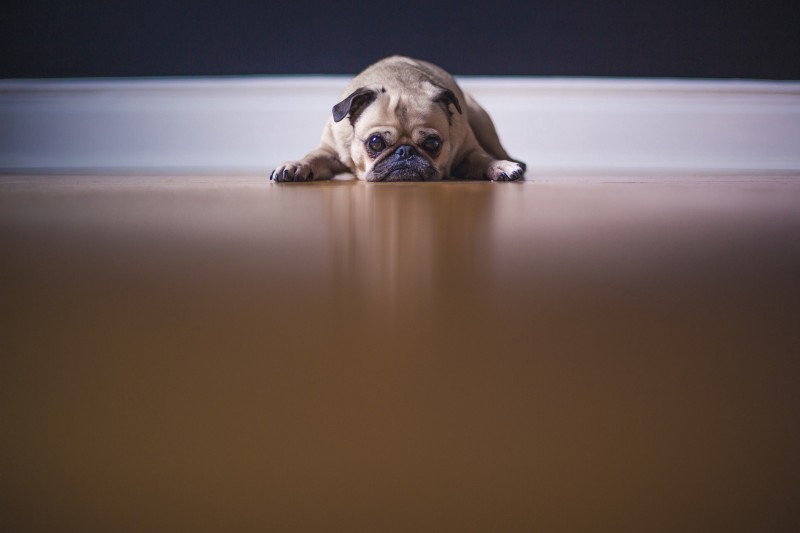
#> input picture 1.jpeg, 800 x 533 px
$ python rotate.py
#> lines starting #> are read from the running program, lines starting #| are printed output that depends on the picture
### utils.py
# -*- coding: utf-8 -*-
import cv2

def viewImage(image, name_of_window):
    cv2.namedWindow(name_of_window, cv2.WINDOW_NORMAL)
    cv2.imshow(name_of_window, image)
    cv2.waitKey(0)
    cv2.destroyAllWindows()

### rotate.py
import cv2
from utils import viewImage

image = cv2.imread("1.jpeg")
#> image is the input picture: shape (533, 800, 3); mean B, G, R 77.7, 82.9, 99.2
(h, w, d) = image.shape
#> h = 533; w = 800; d = 3
center = (w // 2, h // 2)
#> center = (400, 266)
M = cv2.getRotationMatrix2D(center, 180, 1.0)
rotated = cv2.warpAffine(image, M, (w, h))
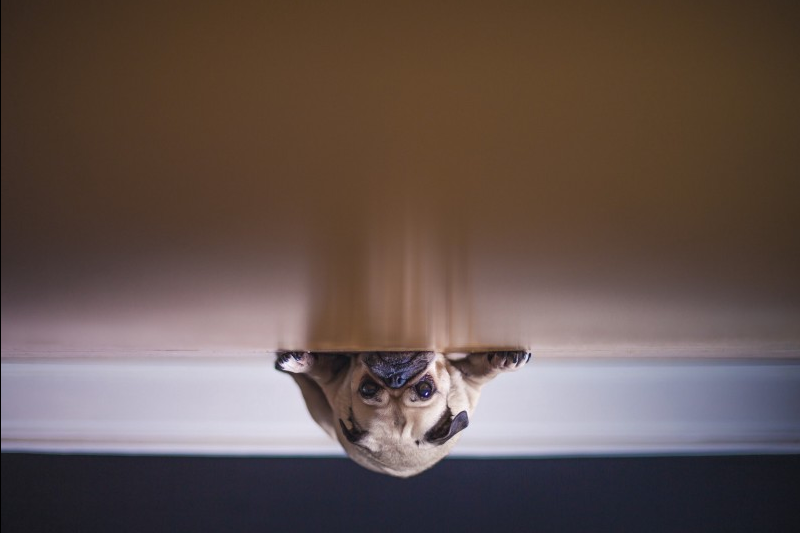
#> rotated: shape (533, 800, 3); mean B, G, R 77.6, 82.8, 99.1
viewImage(rotated, "warpaffine")

rotated = cv2.rotate(image, cv2.ROTATE_90_COUNTERCLOCKWISE)
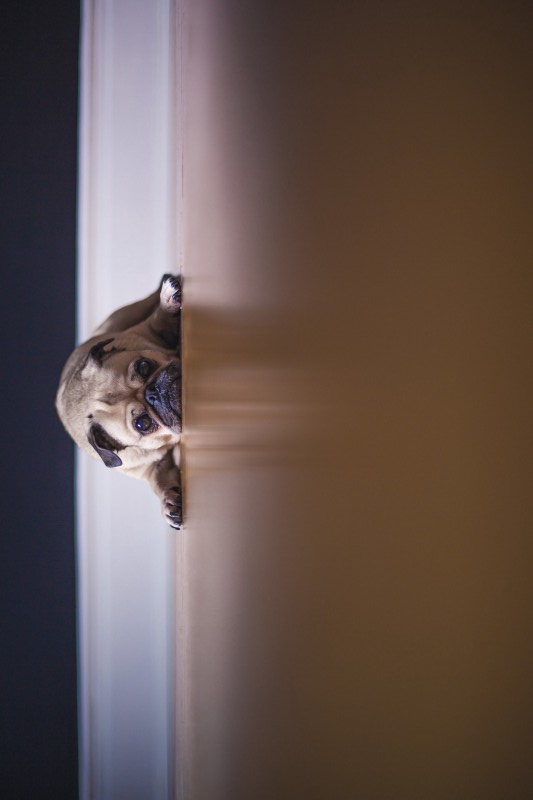
#> rotated: shape (800, 533, 3); mean B, G, R 77.7, 82.9, 99.2
viewImage(rotated, "rotated")

$ run again, with 2.jpeg copied over 1.jpeg
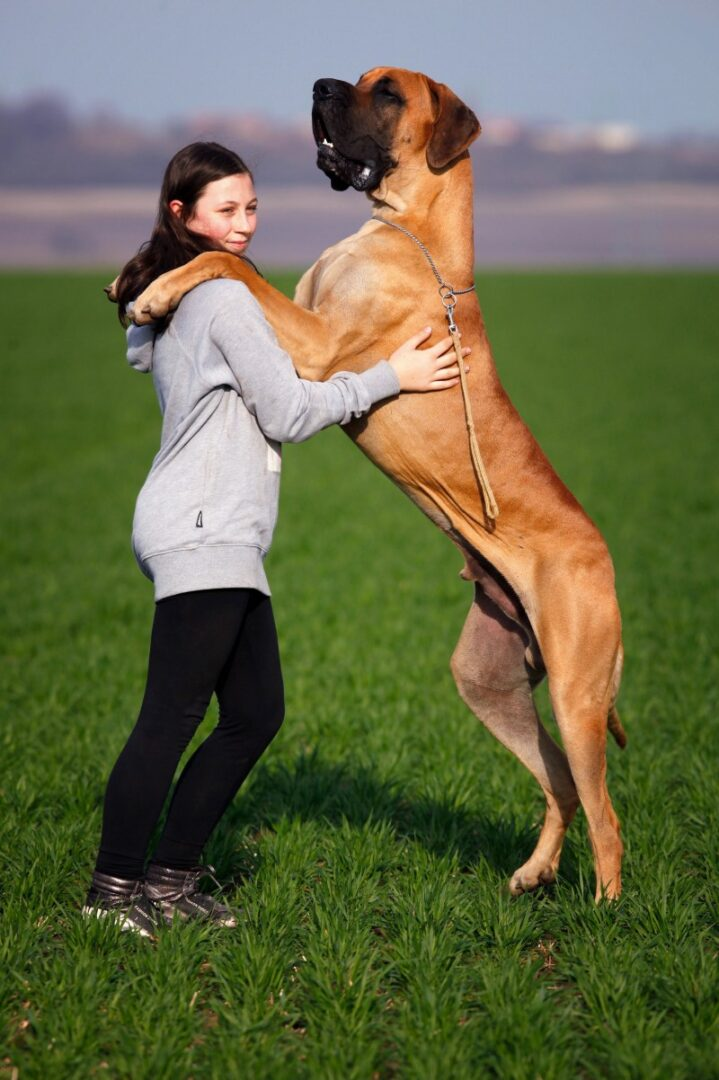
#> input picture 2.jpeg, 719 x 1080 px
#> image is the input picture: shape (1080, 719, 3); mean B, G, R 73.1, 106.7, 103.7
#> `rotated = cv2.warpAffine(image, M, (w, h))`:
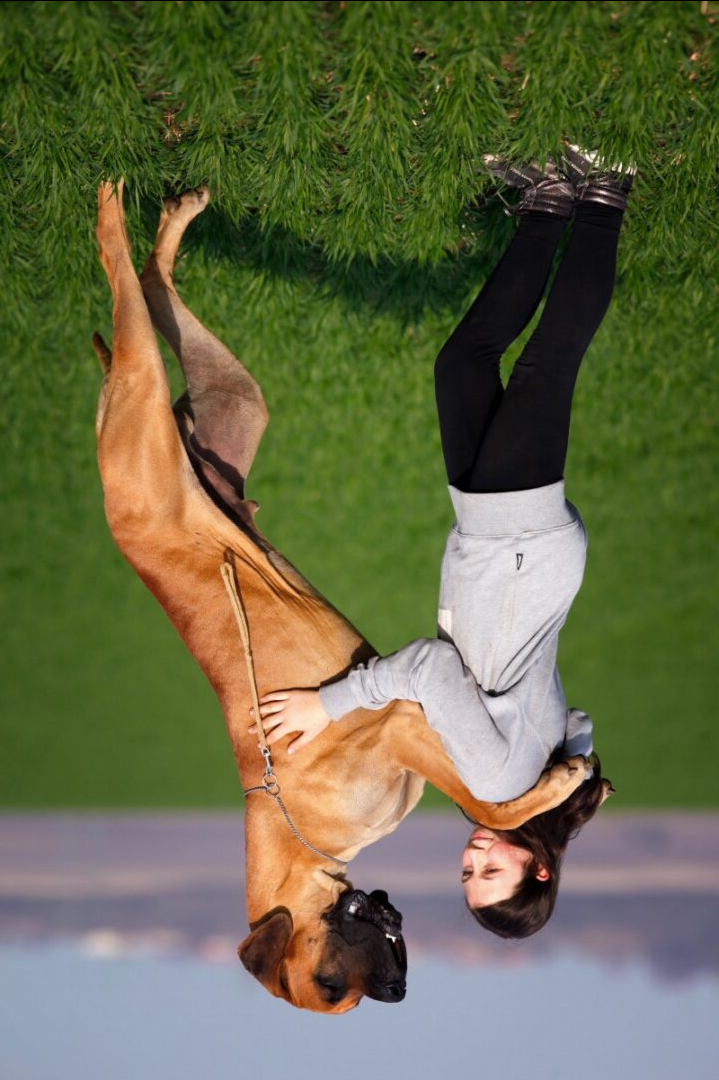
#> rotated: shape (1080, 719, 3); mean B, G, R 73, 106.5, 103.6
#> `rotated = cv2.rotate(image, cv2.ROTATE_90_COUNTERCLOCKWISE)`:
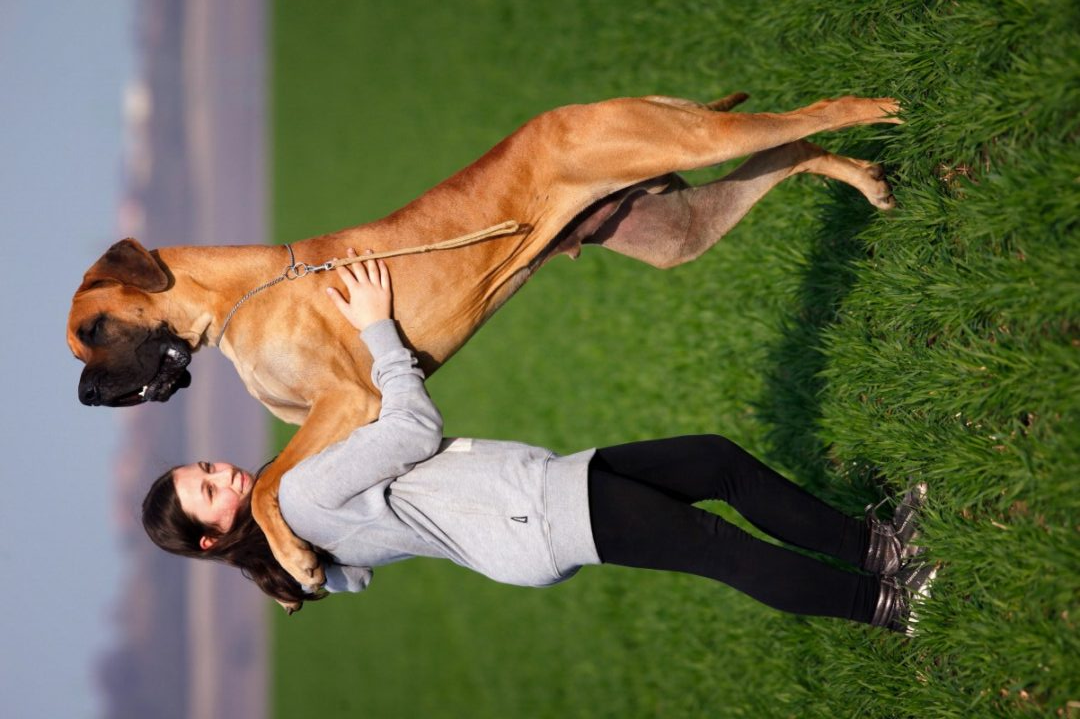
#> rotated: shape (719, 1080, 3); mean B, G, R 73.1, 106.7, 103.7
